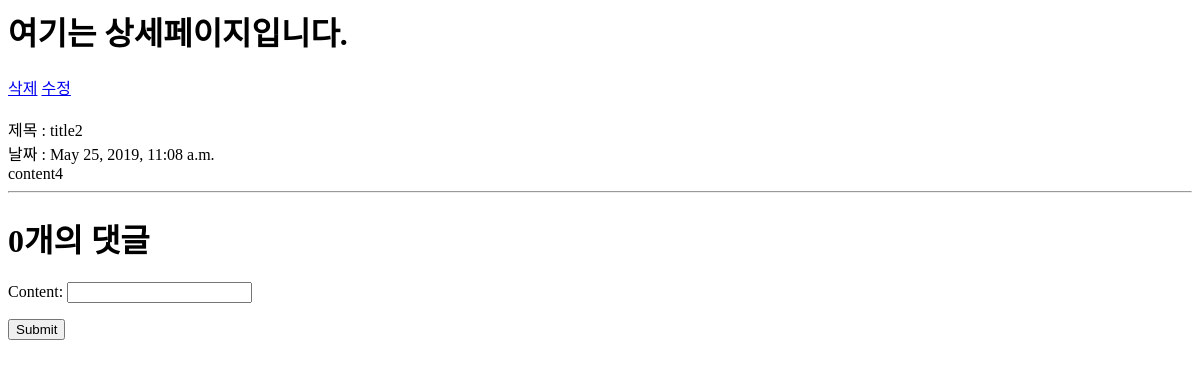
Page /2 on the earlier database version.
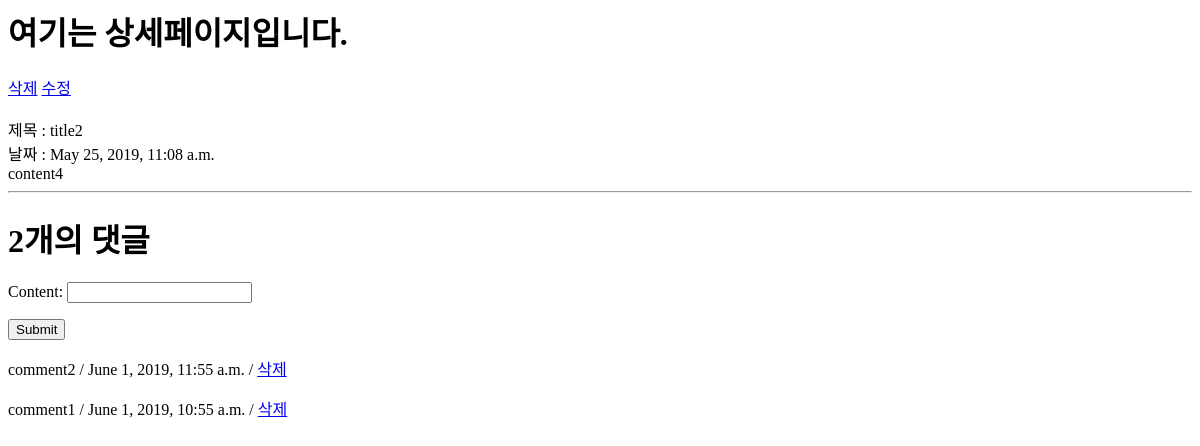
Same page on the later database version.
### myapp/models.py (models this page shows, shortened)
class Post(models.Model):
  title = models.CharField(max_length=100)
  content = models.TextField()
  pub_date = models.DateTimeField(default=timezone.now)

class Comment(models.Model):
  post = models.ForeignKey(Post, on_delete=models.CASCADE)
  content = models.CharField(max_length=100)
  pub_date = models.DateTimeField(default=timezone.now)
  class Meta:
    ordering = ['-id']

### myapp/views.py (the view)
# urls.py: path('<int:post_id>', myapp.views.detail, name="detail"),
def detail(request, post_id):
  post = Post.objects.get(id=post_id)
  comment_list = Comment.objects.filter(post=post)
  form = CommentForm()
  return render(request, 'detail.html', {'post': post, 'comment_list': comment_list, 'form': form})

### myapp/form.py
class CommentForm(forms.ModelForm):
  class Meta:
    model = Comment
    fields = ['content']

### myapp/templates/detail.html (shortened to what this page needs)
<h1>여기는 상세페이지입니다.</h1>
<a href="{% url 'delete' post.id %}">삭제</a>
<a href="{% url 'update' post.id %}">수정</a>
<div>제목 : {{ post.title }}</div>
<div>날짜 : {{ post.pub_date }}</div>
<div>{{ post.content }}</div>
<hr />
<h1>{{ post.comment_set.all | length }}개의 댓글</h1>
<form method="POST" action="{% url 'comment_create' post.id %}">
  {{ form.as_p }}
  <input type="submit" />
</form>
{% for comment in post.comment_set.all %}
<p>
  {{ comment.content }} / {{ comment.pub_date }} /
  <a href="{% url 'comment_delete' comment.id %}">삭제</a>
</p>
{% endfor %}

Differences in the rows shown:
computed for Post "title2": comment_set.all|length "0" → "2"
added Comment: content "comment2", pub_date "June 1, 2019, 11:55 a.m."
added Comment: content "comment1", pub_date "June 1, 2019, 10:55 a.m."
